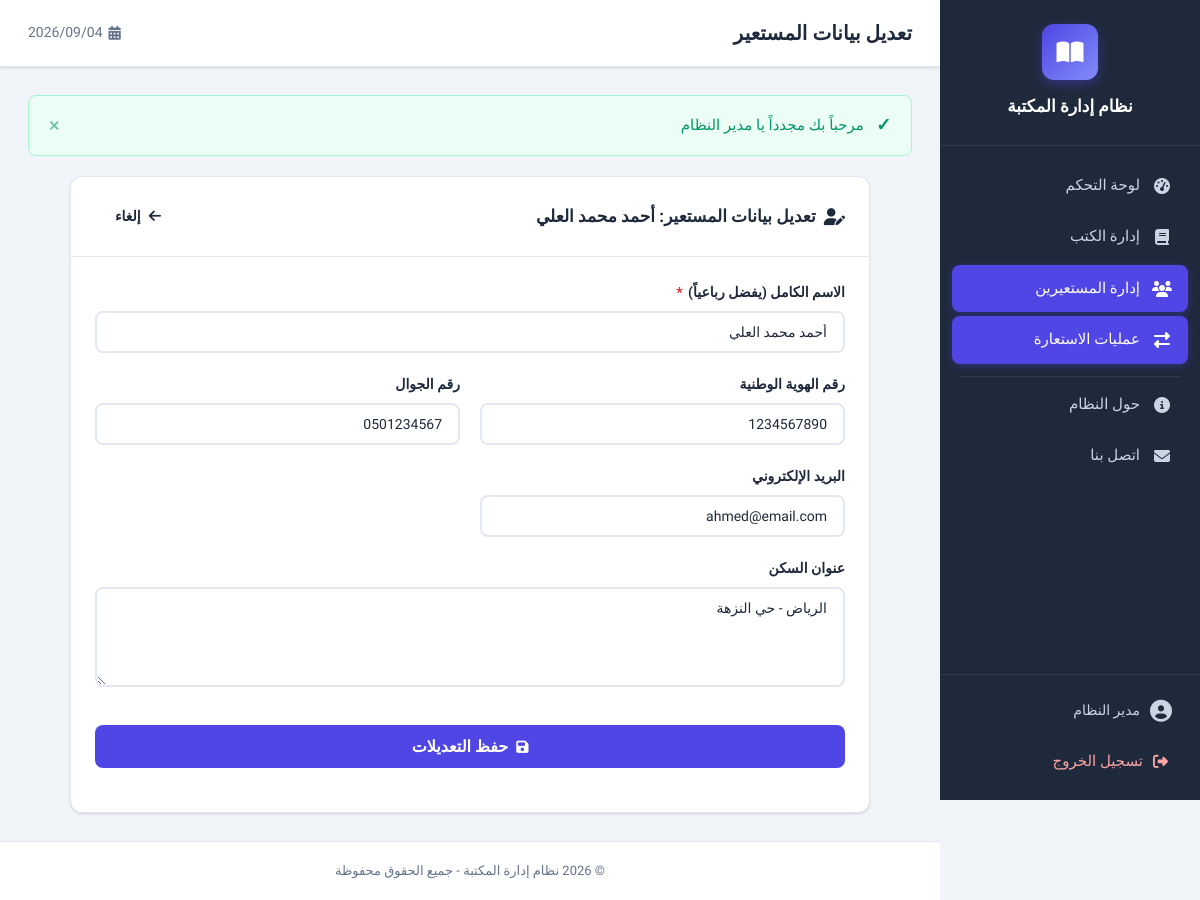
Screenshot of /borrowers/edit.php?id=1 (signed in) with the database file from the repository.
### tables this page shows
CREATE TABLE borrowers (
    id INT AUTO_INCREMENT PRIMARY KEY,                           
    name VARCHAR(100) NOT NULL,                                  
    email VARCHAR(100) UNIQUE,                                   
    phone VARCHAR(20),                                           
    address TEXT,                                                
    national_id VARCHAR(20) UNIQUE,                              
    created_at TIMESTAMP DEFAULT CURRENT_TIMESTAMP               
);

### borrowers/edit.php (the view, shortened to what this page needs)
<?php
require_once __DIR__ . '/../config.php';
$id = (int)($_GET['id'] ?? 0);
try {
    $stmt = $pdo->prepare("SELECT * FROM borrowers WHERE id = ?");
    $stmt->execute([$id]);
    $borrower = $stmt->fetch();
} catch (PDOException $e) {
    die("خطأ في جلب البيانات: " . $e->getMessage());
}
require_once __DIR__ . '/../includes/header.php';
?>
<div class="card" style="max-width: 800px; margin: 0 auto;">
    <div class="card-header">
        <h2><i class="fas fa-user-edit"></i> تعديل بيانات المستعير: <?= htmlspecialchars($borrower['name']) ?></h2>
        <a href="<?= BASE_URL ?>/borrowers/index.php" class="btn btn-secondary">
            <i class="fas fa-arrow-left"></i> إلغاء
        </a>
    </div>
    <div class="card-body">
        <form action="" method="POST">
            <div class="form-grid">
                <div class="form-group full-width">
                    <label for="name">الاسم الكامل (يفضل رباعياً) <span class="required">*</span></label>
                    <input type="text" id="name" name="name" class="form-control" required value="<?= htmlspecialchars($_POST['name'] ?? $borrower['name']) ?>">
                </div>
                <div class="form-group">
                    <label for="national_id">رقم الهوية الوطنية</label>
                    <input type="text" id="national_id" name="national_id" class="form-control" value="<?= htmlspecialchars($_POST['national_id'] ?? $borrower['national_id']) ?>">
                </div>
                <div class="form-group">
                    <label for="phone">رقم الجوال</label>
                    <input type="text" id="phone" name="phone" class="form-control" value="<?= htmlspecialchars($_POST['phone'] ?? $borrower['phone']) ?>">
                </div>
                <div class="form-group">
                    <label for="email">البريد الإلكتروني</label>
                    <input type="email" id="email" name="email" class="form-control" value="<?= htmlspecialchars($_POST['email'] ?? $borrower['email']) ?>">
                </div>
                <div class="form-group full-width">
                    <label for="address">عنوان السكن</label>
                    <textarea id="address" name="address" class="form-control" rows="2"><?= htmlspecialchars($_POST['address'] ?? $borrower['address']) ?></textarea>
                </div>
            </div>
            <div class="form-group full-width" style="margin-top: 10px;">
                <button type="submit" class="btn btn-primary" style="font-size: 16px; padding: 12px 24px; width: 100%; justify-content: center;">
                    <i class="fas fa-save"></i> حفظ التعديلات
                </button>
            </div>
        </form>
    </div>
</div>
<?php require_once __DIR__ . '/../includes/footer.php'; ?>

### assets/css/style.css (style rules this page uses)
:root { --primary: #4f46e5; --primary-light: #818cf8; --primary-dark: #3730a3; --primary-bg: #eef2ff; --success: #059669; --success-bg: #ecfdf5; --warning: #d97706; --warning-bg: #fffbeb; --danger: #dc2626; --danger-bg: #fef2f2; --info: #0891b2; --info-bg: #ecfeff; --text-primary: #1e293b; --text-secondary: #64748b; --text-light: #94a3b8; --bg-body: #f1f5f9; --bg-white: #ffffff; --border-color: #e2e8f0; --shadow: 0 1px 3px rgba(0, 0, 0, 0.08), 0 1px 2px rgba(0, 0, 0, 0.06); --shadow-md: 0 4px 6px -1px rgba(0, 0, 0, 0.1), 0 2px 4px -1px rgba(0, 0, 0, 0.06); --shadow-lg: 0 10px 15px -3px rgba(0, 0, 0, 0.1), 0 4px 6px -2px rgba(0, 0, 0, 0.05); --sidebar-width: 260px; --sidebar-bg: #1e293b; --sidebar-text: #cbd5e1; --sidebar-hover: #334155; --sidebar-active: var(--primary); --radius: 12px; --radius-sm: 8px; --radius-lg: 16px; --transition: all 0.3s cubic-bezier(0.4, 0, 0.2, 1); }
*, *::before, *::after { margin: 0; padding: 0; box-sizing: border-box; }
html { scroll-behavior: smooth; }
body { font-family: 'Tajawal', sans-serif; font-size: 15px; line-height: 1.7; color: var(--text-primary); background-color: var(--bg-body); direction: rtl; min-height: 100vh; }
a { text-decoration: none; color: inherit; transition: var(--transition); }
button, input, select, textarea { font-family: inherit; font-size: inherit; }
.card { background: var(--bg-white); border-radius: var(--radius); box-shadow: var(--shadow); border: 1px solid var(--border-color); overflow: hidden; }
.card-header { display: flex; align-items: center; justify-content: space-between; padding: 18px 24px; border-bottom: 1px solid var(--border-color); }
.card-header h2 { font-size: 17px; font-weight: 700; display: flex; align-items: center; gap: 8px; }
.card-body { padding: 24px; }
.btn { display: inline-flex; align-items: center; gap: 8px; padding: 10px 20px; border: none; border-radius: var(--radius-sm); font-weight: 600; font-size: 14px; cursor: pointer; transition: var(--transition); white-space: nowrap; }
.btn i { font-size: 14px; }
.btn-primary { background: var(--primary); color: #fff; }
.form-group { margin-bottom: 20px; }
.form-group label { display: block; margin-bottom: 6px; font-weight: 600; color: var(--text-primary); font-size: 14px; }
.form-group label .required { color: var(--danger); margin-right: 2px; }
.form-control { width: 100%; padding: 11px 16px; border: 2px solid var(--border-color); border-radius: var(--radius-sm); font-size: 14px; color: var(--text-primary); background: var(--bg-white); transition: var(--transition); outline: none; }
.form-control::placeholder { color: var(--text-light); }
textarea.form-control { resize: vertical; min-height: 100px; }
.form-grid { display: grid; grid-template-columns: repeat(2, 1fr); gap: 0 20px; }
.form-grid .form-group.full-width { grid-column: 1 / -1; }

### rows the page displays
borrowers: name "أحمد محمد العلي", national_id "1234567890", phone "0501234567", email "ahmed@email.com", address "الرياض - حي النزهة"

### other values shown
SITE_NAME "نظام إدارة المكتبة"
$_SESSION['full_name'] "مدير النظام"
$pageTitle "تعديل بيانات المستعير"
$_SESSION['success'] "مرحباً بك مجدداً يا مدير النظام"
